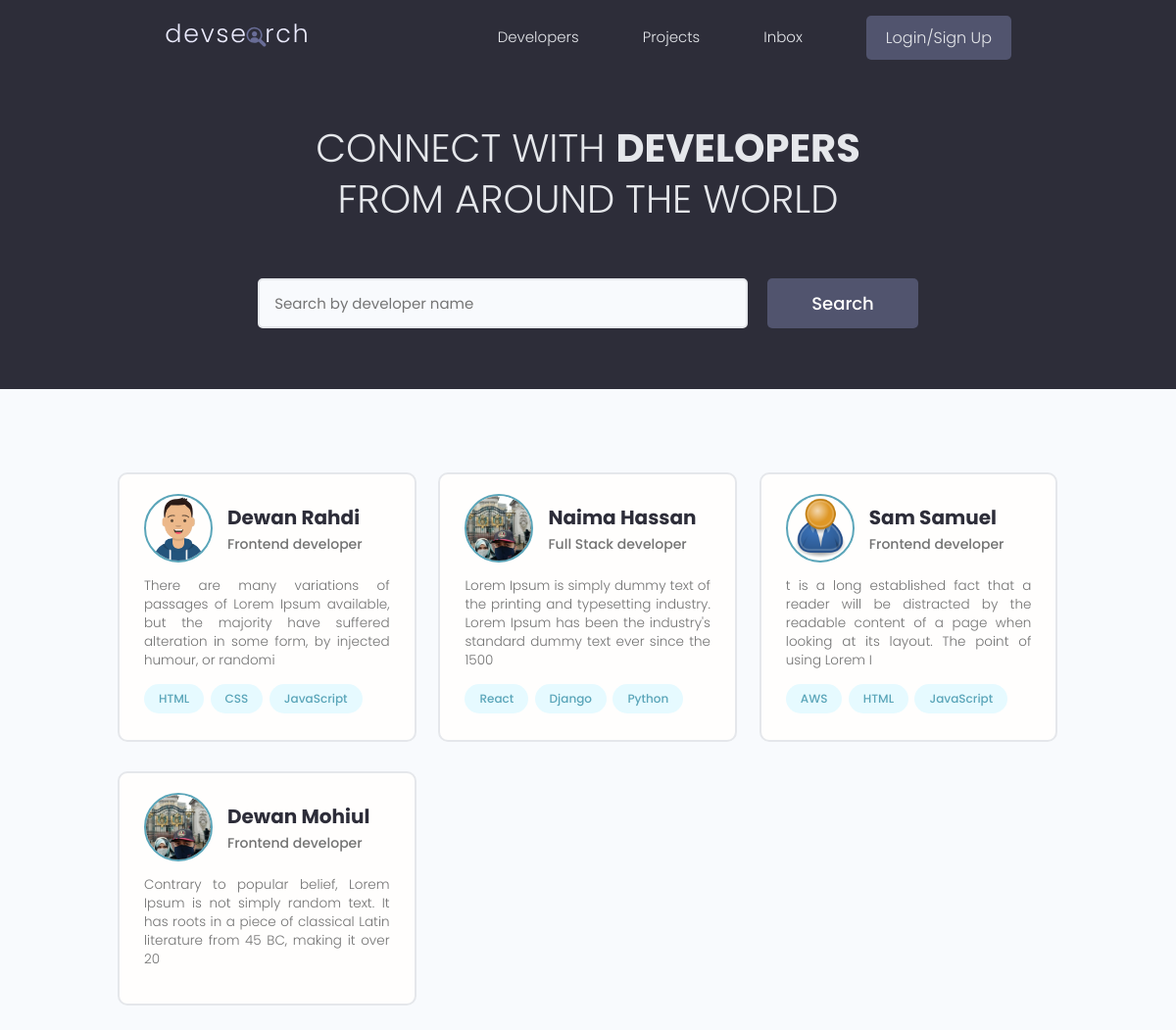
The page / on the database its author committed.
### users/models.py (models this page shows, shortened)
class Profile(models.Model):
   user = models.OneToOneField(User, on_delete = models.CASCADE, null=True, blank=True)
   name = models.CharField(max_length=200, null=True, blank=True)
   email = models.EmailField(max_length=500, blank=True,null=True)
   username = models.CharField(max_length=200, null=True, blank=True)
   location = models.CharField(max_length=200, null=True, blank=True)
   short_intro=models.CharField(max_length=200, null=True, blank=True)
   bio = models.TextField(null=True, blank=True)
   profile_image = models.ImageField(null=True, blank=True, upload_to='profiles/', default='profiles/user-default.png')
   social_github = models.CharField(max_length=200, null=True, blank=True)
   social_twitter = models.CharField(max_length=200, null=True, blank=True)
   social_linkedin = models.CharField(max_length=200, null=True, blank=True)
   social_youtube = models.CharField(max_length=200, null=True, blank=True)
   social_website = models.CharField(max_length=200, null=True, blank=True)
   created_at = models.DateTimeField(auto_now_add=True)
   id = models.UUIDField(default = uuid.uuid4, unique=True, primary_key=True, editable=False)

class Skill(models.Model):
   owner = models.ForeignKey(Profile, on_delete=models.CASCADE, null=True, blank=True)
   name = models.CharField(max_length=200, null=True, blank=True)
   description = models.TextField(null=True, blank=True)
   created_at = models.DateTimeField(auto_now_add=True)
   id = models.UUIDField(default = uuid.uuid4, unique=True, primary_key=True, editable=False)
   def __str__(self):
      return str(self.name)

### users/views.py (the view)
# urls.py: path('', views.profiles, name="profiles"),
def profiles(request):
   profiles, search_query = searchProfiles(request)
   context ={'profiles': profiles, 'search_query': search_query}
   return render(request, 'users/profiles.html', context)

### users/utils.py (called while the page is built)
def searchProfiles(request):
   search_query = ''
   if request.GET.get('search_query'):
      search_query = request.GET.get('search_query')
   skills = Skill.objects.filter(name__icontains=search_query)
   profiles = Profile.objects.distinct().filter(
      Q(name__icontains=search_query) |
      Q(short_intro__icontains=search_query) |
      Q(skill__in=skills))
   return profiles, search_query

### users/templates/users/profiles.html (shortened to what this page needs)
{% extends 'main.html' %}
{% block content %}
<main class="home">
   <section class="hero-section text-center">
      <div class="container container--narrow">
         <div class="hero-section__box">
            <h2>CONNECT WITH <span>DEVELOPERS</span></h2>
            <h2>FROM AROUND THE WORLD</h2>
         </div>
         <div class="hero-section__search">
            <form class="form" action="{% url 'profiles' %}" method="get">
               <div class="form__field">
                  <input class="input input--text" id="formInput#search" type="text" name="search_query"
                     value="{{search_query}}" placeholder="Search by developer name" />
               </div>
               <input class="btn btn--sub btn--lg" type="submit" value="Search" />
            </form>
         </div>
      </div>
   </section>
   <section class="devlist">
      <div class="container">
         <div class="grid grid--three">
            {% for profile in profiles %}
            <div class="column card">
               <div class="dev">
                  <a href="{% url 'user-profile' profile.id %}" target="_blank" class="card__body">
                     <div class="dev__profile">
                        <img class="avatar avatar--md" src="{{profile.profile_image.url}}" alt="image" />
                        <div class="dev__meta">
                           <h3>{{profile.name}}</h3>
                           <h5>{{profile.short_intro|slice:"60"}}</h5>
                        </div>
                     </div>
                     <p class="dev__info">
                        {{profile.bio|slice:"150"}}
                     </p>
                     <div class="dev__skills">
                        {% for skill in profile.skill_set.all|slice:"3" %}
                        <span class="tag tag--pill tag--main">
                           <small>{{skill}}</small>
                        </span>
                        {% endfor %}
                     </div>
                  </a>
               </div>
            </div>
            {% endfor %}
         </div>
      </div>
   </section>
</main>
{% endblock content %}

### static/styles/app.css (style rules this page uses)
:root { --color-sub: #2d2d39; }
.btn--sub { background-color: var(--color-sub-light); }
.card { border: 2px solid var(--color-light); }
img { width: 100%; }
.hero-section { height: 40vh; display: flex; align-items: center; background-color: var(--color-sub); }
.hero-section__box { margin-bottom: 4rem; }
.hero-section__box > h2, .hero-section__box > h2 > span { font-size: 4rem; color: var(--color-light); line-height: 1.3; text-transform: uppercase; }
.hero-section__box > h2 { font-weight: 300; }
.hero-section__box > h2 > span { font-weight: 700; }
.hero-section__search > .form { display: flex; align-items: center; justify-content: center; gap: 2rem; }
.hero-section__search > .form input.input--text { width: 50rem; }
.devlist { margin-top: 8rem; }
.devlist .grid { align-items: stretch; }
.devlist .dev .dev__profile { display: flex; align-items: center; gap: 1.5rem; }
.devlist .dev .dev__meta h3 { color: var(--color-sub); font-size: 2rem; font-weight: 700; }
.devlist .dev .dev__meta h5 { color: var(--color-text); font-size: 1.4rem; font-weight: 500; }
.devlist .dev .dev__info { margin: 1.5rem 0; font-size: 1.35rem; line-height: 1.4; text-align: justify; }

### static/uikit/styles/modules/_variables.css (style rules this page uses)
:root { --color-main: #5aa5b9; --color-main-light: #e6faff; --color-sub: #3f4156; --color-sub-light: #51546e; --color-sub-lighter: #ededfd; --color-text: #737373; --color-gray: #8b8b8b; --color-light: #e5e7eb; --color-light-gray: #767676; --color-bg: #f8fafd; --color-white: #fffefd; --color-white-light: #f3f3f3; --color-success: #359e64; --color-success-bg: #def8e8; --color-error: #fc4b0b; --color-error-bg: #fff2ee; --font-base: 'Poppins', arial, helvetica, 'Segoe UI', roboto, ubuntu, sans-serif; --font-monospace: 'Fira Code', 'Courier New', courier, monospace; --font-regular: 300; --font-medium: 500; --font-bold: 700; --generic-shadow: 1px 1px 5px #00000010; --generic-transition: all 0.3s ease-in-out; }

### static/uikit/styles/modules/_base.css (style rules this page uses)
* { margin: 0; padding: 0; box-sizing: border-box; text-rendering: optimizeLegibility; color: inherit; font-size: inherit; }
html { font-size: 50%; }
@media only screen and (min-width: 480px) { html { font-size: 56.25%; } }
@media only screen and (min-width: 1200px) { html { font-size: 62.5%; } }
body { line-height: 1.6; font-weight: 400; font-size: 1.5rem; color: var(--color-text); background-color: var(--color-bg); min-height: 100vh; }

### static/uikit/styles/modules/_typography.css (style rules this page uses)
* { font-family: var(--font-base); }
h2 { font-size: 3.6rem; font-weight: var(--font-bold); }
h3 { font-size: 3.2rem; font-weight: var(--font-medium); }
h5 { font-size: 2.4rem; font-weight: var(--font-medium); }
h5, h6 { font-weight: var(--font-regular); }
p, span, strong { font-size: 1.6rem; color: var(--color-text); font-weight: var(--font-regular); }
a { padding-bottom: 2px; text-decoration: none; display: inline-block; color: var(--color-main); font-weight: var(--font-medium); }

### static/uikit/styles/modules/_utilities.css (style rules this page uses)
.container { width: 92%; max-width: 165rem; margin: 0 auto; box-sizing: border-box; }
.container--narrow { width: 92%; max-width: 120rem; }
@media screen and (min-width: 1000px) { .container { width: 90%; } }
@media screen and (min-width: 1000px) { .container--narrow { width: 85%; } }
@media screen and (min-width: 1200px) { .container { width: 80%; } }
@media screen and (min-width: 1200px) { .container--narrow { width: 72%; } }
.text-center { text-align: center; }

### static/uikit/styles/modules/_avatar.css (style rules this page uses)
.avatar { border-radius: 50%; border: 2px solid var(--color-main); object-fit: cover; }
.avatar--md { height: 7rem; width: 7rem; }

### static/uikit/styles/modules/_button.css (style rules this page uses)
.btn { display: inline-block; position: relative; cursor: pointer; background-color: var(--color-light); font-weight: var(--font-medium); color: var(--color-sub); text-decoration: none; padding: 1rem 2rem; border-radius: 0.5rem; border: none; width: -webkit-fit-content; width: -moz-fit-content; width: fit-content; height: -webkit-fit-content; height: -moz-fit-content; height: fit-content; font-size: 1.6rem; outline-width: 0; outline-color: transparent; -webkit-backface-visibility: hidden; backface-visibility: hidden; transition: all 0.3s ease-in-out; }
.btn--sub { background-color: var(--color-sub); color: var(--color-white); }
.btn--lg { font-size: 1.8rem; padding: 1.2rem 4.5rem; }

### static/uikit/styles/modules/_card.css (style rules this page uses)
.card { border-radius: 1rem; background-color: var(--color-white); border: 1.5px solid var(--color-light); width: auto; height: auto; margin-top: 0.5rem; margin-bottom: 0.5rem; overflow: hidden; }
.card__body, .card__header { padding: 2rem 2.5rem; }

### rows shown on the page
Profile: profile_image (picture), name "Dewan Rahdi", short_intro "Frontend developer", bio "There are many variations of passages of Lorem Ipsum available, but the majority have suffered alteration in some form, by injected humour, or randomi"
Skill: name "HTML"
Skill: name "CSS"
Skill: name "JavaScript"
Profile: profile_image (picture), name "Naima Hassan", short_intro "Full Stack developer", bio "Lorem Ipsum is simply dummy text of the printing and typesetting industry. Lorem Ipsum has been the industry's standard dummy text ever since the 1500"
Skill: name "React"
Skill: name "Django"
Skill: name "Python"
Profile: profile_image (placeholder picture), name "Sam Samuel", short_intro "Frontend developer", bio "t is a long established fact that a reader will be distracted by the readable content of a page when looking at its layout. The point of using Lorem I"
Skill: name "AWS"
Skill: name "HTML"
Skill: name "JavaScript"
Profile: profile_image (picture), name "Dewan Mohiul", short_intro "Frontend developer", bio "Contrary to popular belief, Lorem Ipsum is not simply random text. It has roots in a piece of classical Latin literature from 45 BC, making it over 20"
